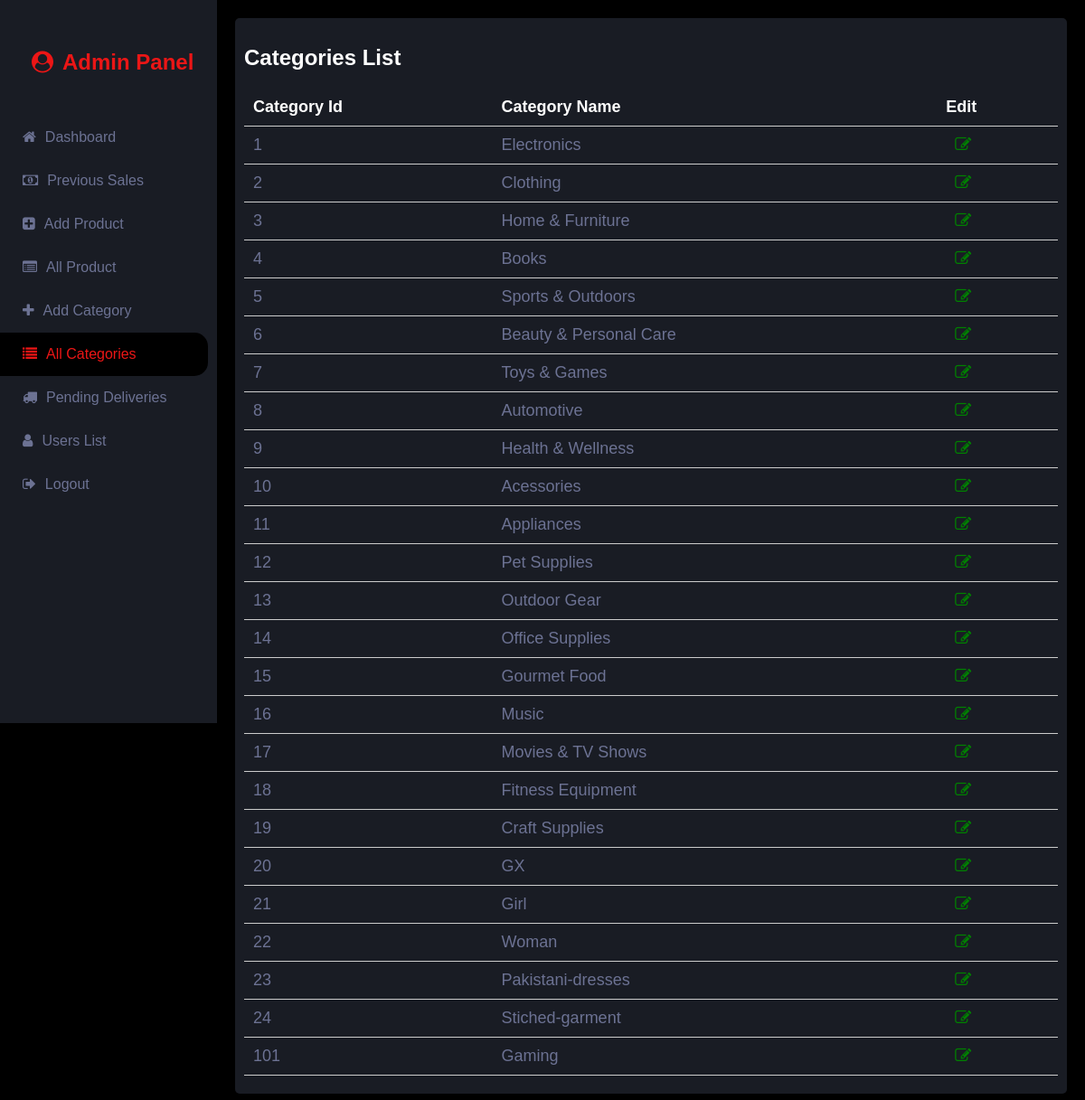
/Ecommerce_LoveItBuyIt_Webapge_CODE/admin/allcats.php (signed in), run on the app's committed database.
### tables this page shows
CREATE TABLE IF NOT EXISTS `category` (
  `category_id` int NOT NULL AUTO_INCREMENT,
  `category_name` varchar(50) NOT NULL,
  PRIMARY KEY (`category_id`)
);

### Ecommerce_LoveItBuyIt_Webapge_CODE/admin/allcats.php (the view, shortened to what this page needs)
<?php
  include("includeDB.php");
?>
<!DOCTYPE html>
<html lang="en">
<head>
    <link rel="stylesheet" href="styles.css" />
    <link rel="stylesheet" href="https://cdnjs.cloudflare.com/ajax/libs/font-awesome/4.7.0/css/font-awesome.min.css">
</head>
<body>
    <div class="sidebar">
        <div class="logo"><h2><i class="fa fa-user-circle"></i>Admin Panel</h2></div>
        <div class="nav">
            <a href="dashboard.php"><i class="fa fa-home back"></i>Dashboard</a></li>
            <a href="sales.php"><i class="fa fa-money back"></i>Previous Sales</a></li>
            <a href="addproduct.php"><i class="fa fa-plus-square"></i>Add Product</a></li>
            <a href="allproducts.php"><i class="fa fa-list-alt"></i>All Product</a></li>
            <a href="addcat.php"><i class="fa fa-plus"></i>Add Category</a></li>
            <a href="allcats.php" class="active"><i class="fa fa-list"></i>All Categories</a></li>
            <a href="deliveries.php"><i class="fa fa-truck"></i>Pending Deliveries</a></li>
            <a href="users.php"><i class="fa fa-user"></i>Users List</a></li>
            <a href="logout.php"><i class="fa fa-sign-out"></i>Logout</a></li>
        </div>
    </div>
    <div class="content">
        <div class="card outercard">
            <h2 style="color: white;">Categories List</h3>
            <table>
                <thead>
                  <tr>
                    <th>Category Id</th>
                    <th>Category Name</th>
                    <th>Edit</th>
                  </tr>
                </thead>
                <tbody>
                <?php
                      $sql_check = "SELECT * FROM category ORDER BY category_id";
                      $result = $conn->query($sql_check);
                      while ($row = mysqli_fetch_array($result)) { ?>
                      <tr>
                        <td><?php echo $row['category_id'] ?></td>
                        <td><?php echo $row['category_name'] ?></td>
                        <td><a href="editcat.php?category_id=<?php echo $row['category_id']; ?>"><i class="fa fa-edit" style = "color:green;"></i></a></td>
                      </tr>
                <?php } ?>
                </tbody>
              </table>
        </div>
    </div>
</body>
</html>

### Ecommerce_LoveItBuyIt_Webapge_CODE/admin/styles.css (style rules this page uses)
:root { --primary: #EB1616; --secondary: #191C24; --light: #6C7293; --dark: #000000; --safe: rgb(17, 144, 17); }
* { box-sizing: border-box; }
body { margin: 0; padding: 0; font-family: Arial, Helvetica, sans-serif; background-color: var(--dark); overflow-x: hidden; }
.sidebar { position: fixed; display: flex; flex-direction: column; left: 0; top: 0; height: 100vh; max-width: 250px; width: 20%; background-color: var(--secondary); overflow-x: hidden; padding-top: 20px; }
.sidebar .logo { padding: 15px 20px; justify-content: space-between; }
.sidebar .logo h2 { margin-left: 5px; color: var(--primary); text-decoration: none; }
i { margin: 0 10px; }
.sidebar .nav { display: flex; flex-direction: column; margin: 10px 10px 10px 0; text-decoration: none; }
.sidebar .nav a { padding: 15px; text-decoration: none; color: var(--light); }
.sidebar .nav .active { background-color: var(--dark); border: 5px solid --primary; border-radius: 0 15px 15px 0; color: var(--primary); }
.content { margin-left: 20%; width: 80%; }
table { width: 100%; border-collapse: collapse; margin: 10px auto; }
th { color: white; font-weight: bold; }
td, th { padding: 10px; border-bottom: 1px solid #ccc; text-align: left; font-size: 18px; }
.card { opacity: 0; animation: slide-in 0.5s forwards; animation-delay: 0.4s; background-color: var(--secondary); padding: 10px; border-radius: 5px; color: var(--light); }
.outercard { margin: 20px; }
.card:nth-child(1) { animation-delay: 0.4s; }

### data on the page
category: category_id "1", category_name "Electronics"
category: category_id "2", category_name "Clothing"
category: category_id "3", category_name "Home & Furniture"
category: category_id "4", category_name "Books"
category: category_id "5", category_name "Sports & Outdoors"
category: category_id "6", category_name "Beauty & Personal Care"
category: category_id "7", category_name "Toys & Games"
category: category_id "8", category_name "Automotive"
category: category_id "9", category_name "Health & Wellness"
category: category_id "10", category_name "Acessories"
category: category_id "11", category_name "Appliances"
category: category_id "12", category_name "Pet Supplies"
category: category_id "13", category_name "Outdoor Gear"
category: category_id "14", category_name "Office Supplies"
category: category_id "15", category_name "Gourmet Food"
category: category_id "16", category_name "Music"
category: category_id "17", category_name "Movies & TV Shows"
category: category_id "18", category_name "Fitness Equipment"
category: category_id "19", category_name "Craft Supplies"
category: category_id "20", category_name "GX"
category: category_id "21", category_name "Girl"
category: category_id "22", category_name "Woman"
category: category_id "23", category_name "Pakistani-dresses"
category: category_id "24", category_name "Stiched-garment"
category: category_id "101", category_name "Gaming"
